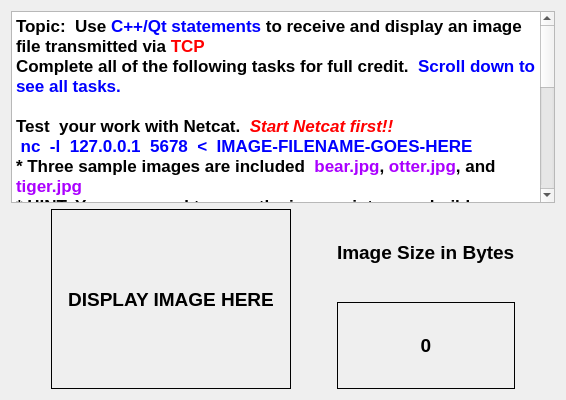
      <widget class="QWidget" name="tab">
       <attribute name="title">
        <string>P01</string>
       </attribute>
       <layout class="QVBoxLayout" name="verticalLayout_6">
        <item>
         <widget class="QTextBrowser" name="textBrowser_8">
          <property name="html">
           <string>&lt;!DOCTYPE HTML PUBLIC &quot;-//W3C//DTD HTML 4.0//EN&quot; &quot;http://www.w3.org/TR/REC-html40/strict.dtd&quot;&gt;
&lt;html&gt;&lt;head&gt;&lt;meta name=&quot;qrichtext&quot; content=&quot;1&quot; /&gt;&lt;style type=&quot;text/css&quot;&gt;
p, li { white-space: pre-wrap; }
&lt;/style&gt;&lt;/head&gt;&lt;body style=&quot; font-family:'Sans Serif'; font-size:9pt; font-weight:400; font-style:normal;&quot;&gt;
&lt;p style=&quot; margin-top:0px; margin-bottom:0px; margin-left:0px; margin-right:0px; -qt-block-indent:0; text-indent:0px;&quot;&gt;&lt;span style=&quot; font-family:'.Lucida Grande UI'; font-size:13pt; font-weight:600;&quot;&gt;Topic:  Use &lt;/span&gt;&lt;span style=&quot; font-family:'.Lucida Grande UI'; font-size:13pt; font-weight:600; color:#0000ff;&quot;&gt;C++/Qt statements&lt;/span&gt;&lt;span style=&quot; font-family:'.Lucida Grande UI'; font-size:13pt; font-weight:600;&quot;&gt; to receive and display an image file transmitted via &lt;/span&gt;&lt;span style=&quot; font-family:'.Lucida Grande UI'; font-size:13pt; font-weight:600; color:#ff0000;&quot;&gt;TCP&lt;/span&gt;&lt;/p&gt;
&lt;p style=&quot; margin-top:0px; margin-bottom:0px; margin-left:0px; margin-right:0px; -qt-block-indent:0; text-indent:0px;&quot;&gt;&lt;span style=&quot; font-family:'.Lucida Grande UI'; font-size:13pt; font-weight:600;&quot;&gt;Complete all of the following tasks for full credit.  &lt;/span&gt;&lt;span style=&quot; font-family:'.Lucida Grande UI'; font-size:13pt; font-weight:600; color:#0000ff;&quot;&gt;Scroll down to see all tasks.&lt;/span&gt;&lt;/p&gt;
&lt;p style=&quot;-qt-paragraph-type:empty; margin-top:0px; margin-bottom:0px; margin-left:0px; margin-right:0px; -qt-block-indent:0; text-indent:0px; font-family:'.Lucida Grande UI'; font-size:13pt; font-weight:600; color:#0000ff;&quot;&gt;&lt;br /&gt;&lt;/p&gt;
&lt;p style=&quot; margin-top:0px; margin-bottom:0px; margin-left:0px; margin-right:0px; -qt-block-indent:0; text-indent:0px;&quot;&gt;&lt;span style=&quot; font-family:'.Lucida Grande UI'; font-size:13pt; font-weight:600;&quot;&gt;Test  your work with Netcat.  &lt;/span&gt;&lt;span style=&quot; font-family:'.Lucida Grande UI'; font-size:13pt; font-weight:600; font-style:italic; color:#ff0000;&quot;&gt;Start Netcat first!!&lt;/span&gt;&lt;/p&gt;
&lt;p style=&quot; margin-top:0px; margin-bottom:0px; margin-left:0px; margin-right:0px; -qt-block-indent:0; text-indent:0px;&quot;&gt;&lt;span style=&quot; font-family:'.Lucida Grande UI'; font-size:13pt; font-weight:600;&quot;&gt; &lt;/span&gt;&lt;span style=&quot; font-family:'.Lucida Grande UI'; font-size:13pt; font-weight:600; color:#0000ff;&quot;&gt;nc  -l  127.0.0.1  5678  &amp;lt;  IMAGE-FILENAME-GOES-HERE&lt;/span&gt;&lt;/p&gt;
&lt;p style=&quot; margin-top:0px; margin-bottom:0px; margin-left:0px; margin-right:0px; -qt-block-indent:0; text-indent:0px;&quot;&gt;&lt;span style=&quot; font-family:'.Lucida Grande UI'; font-size:13pt; font-weight:600;&quot;&gt;* Three sample images are included  &lt;/span&gt;&lt;span style=&quot; font-family:'.Lucida Grande UI'; font-size:13pt; font-weight:600; color:#aa00ff;&quot;&gt;bear.jpg&lt;/span&gt;&lt;span style=&quot; font-family:'.Lucida Grande UI'; font-size:13pt; font-weight:600;&quot;&gt;, &lt;/span&gt;&lt;span style=&quot; font-family:'.Lucida Grande UI'; font-size:13pt; font-weight:600; color:#aa00ff;&quot;&gt;otter.jpg&lt;/span&gt;&lt;span style=&quot; font-family:'.Lucida Grande UI'; font-size:13pt; font-weight:600;&quot;&gt;, and &lt;/span&gt;&lt;span style=&quot; font-family:'.Lucida Grande UI'; font-size:13pt; font-weight:600; color:#aa00ff;&quot;&gt;tiger.jpg&lt;/span&gt;&lt;/p&gt;
&lt;p style=&quot; margin-top:0px; margin-bottom:0px; margin-left:0px; margin-right:0px; -qt-block-indent:0; text-indent:0px;&quot;&gt;&lt;span style=&quot; font-family:'.Lucida Grande UI'; font-size:13pt; font-weight:600;&quot;&gt;* HINT: You may need to copy the images into your build directory&lt;/span&gt;&lt;/p&gt;
&lt;p style=&quot;-qt-paragraph-type:empty; margin-top:0px; margin-bottom:0px; margin-left:0px; margin-right:0px; -qt-block-indent:0; text-indent:0px; font-family:'.Lucida Grande UI'; font-size:13pt; font-weight:600;&quot;&gt;&lt;br /&gt;&lt;/p&gt;
&lt;p style=&quot; margin-top:0px; margin-bottom:0px; margin-left:0px; margin-right:0px; -qt-block-indent:0; text-indent:0px;&quot;&gt;&lt;span style=&quot; font-family:'.Lucida Grande UI'; font-size:13pt; font-weight:600;&quot;&gt;* Add Qt/C++ statement(s) to perform the following tasks &lt;/span&gt;&lt;/p&gt;
&lt;p style=&quot; margin-top:0px; margin-bottom:0px; margin-left:0px; margin-right:0px; -qt-block-indent:0; text-indent:0px;&quot;&gt;&lt;span style=&quot; font-family:'.Lucida Grande UI'; font-size:13pt; font-weight:600;&quot;&gt;**  &lt;/span&gt;&lt;span style=&quot; font-family:'.Lucida Grande UI'; font-size:13pt; font-weight:600; color:#000000;&quot;&gt;Read from&lt;/span&gt;&lt;span style=&quot; font-family:'.Lucida Grande UI'; font-size:13pt; font-weight:600;&quot;&gt; the&lt;/span&gt;&lt;span style=&quot; font-family:'.Lucida Grande UI'; font-size:13pt; font-weight:600; color:#0000ff;&quot;&gt; TCP socket &lt;/span&gt;&lt;span style=&quot; font-family:'.Lucida Grande UI'; font-size:13pt; font-weight:600; color:#000000;&quot;&gt;into a QByteArray &lt;/span&gt;&lt;/p&gt;
&lt;p style=&quot; margin-top:0px; margin-bottom:0px; margin-left:0px; margin-right:0px; -qt-block-indent:0; text-indent:0px;&quot;&gt;&lt;span style=&quot; font-family:'.Lucida Grande UI'; font-size:13pt; font-weight:600;&quot;&gt;**  Load image into QPixmap object&lt;/span&gt;&lt;/p&gt;
&lt;p style=&quot; margin-top:0px; margin-bottom:0px; margin-left:0px; margin-right:0px; -qt-block-indent:0; text-indent:0px;&quot;&gt;&lt;span style=&quot; font-family:'.Lucida Grande UI'; font-size:13pt; font-weight:600;&quot;&gt;**  Scale pixmap to 240 x 180&lt;/span&gt;&lt;/p&gt;
&lt;p style=&quot; margin-top:0px; margin-bottom:0px; margin-left:0px; margin-right:0px; -qt-block-indent:0; text-indent:0px;&quot;&gt;&lt;span style=&quot; font-family:'.Lucida Grande UI'; font-size:13pt; font-weight:600;&quot;&gt;**  Load pixmap into &lt;/span&gt;&lt;span style=&quot; font-family:'.Lucida Grande UI'; font-size:13pt; font-weight:600; color:#ff0000;&quot;&gt;imageLabel&lt;/span&gt;&lt;/p&gt;
&lt;p style=&quot; margin-top:0px; margin-bottom:0px; margin-left:0px; margin-right:0px; -qt-block-indent:0; text-indent:0px;&quot;&gt;&lt;span style=&quot; font-family:'.Lucida Grande UI'; font-size:13pt; font-weight:600;&quot;&gt;**  Display image size in bytes within &lt;/span&gt;&lt;span style=&quot; font-family:'.Lucida Grande UI'; font-size:13pt; font-weight:600; color:#ff0000;&quot;&gt;bytesLabel&lt;/span&gt;&lt;/p&gt;
&lt;p style=&quot;-qt-paragraph-type:empty; margin-top:0px; margin-bottom:0px; margin-left:0px; margin-right:0px; -qt-block-indent:0; text-indent:0px;&quot;&gt;&lt;br /&gt;&lt;/p&gt;
&lt;p style=&quot; margin-top:0px; margin-bottom:0px; margin-left:0px; margin-right:0px; -qt-block-indent:0; text-indent:0px;&quot;&gt;&lt;span style=&quot; font-family:'.Lucida Grande UI'; font-size:13pt; font-weight:600;&quot;&gt;HINT:  the object names are &lt;/span&gt;&lt;span style=&quot; font-family:'.Lucida Grande UI'; font-size:13pt; font-weight:600; color:#ff0000;&quot;&gt;imageLabel&lt;/span&gt;&lt;span style=&quot; font-family:'.Lucida Grande UI'; font-size:13pt; font-weight:600;&quot;&gt; and &lt;/span&gt;&lt;span style=&quot; font-family:'.Lucida Grande UI'; font-size:13pt; font-weight:600; color:#ff0000;&quot;&gt;bytesLabel&lt;/span&gt;&lt;/p&gt;
&lt;p style=&quot; margin-top:0px; margin-bottom:0px; margin-left:0px; margin-right:0px; -qt-block-indent:0; text-indent:0px;&quot;&gt;&lt;span style=&quot; font-family:'.Lucida Grande UI'; font-size:13pt; font-weight:600;&quot;&gt;HINT:  ==&amp;gt; NO DATASTREAM OBJECTS &amp;lt;==&lt;/span&gt;&lt;/p&gt;
&lt;p style=&quot;-qt-paragraph-type:empty; margin-top:0px; margin-bottom:0px; margin-left:0px; margin-right:0px; -qt-block-indent:0; text-indent:0px; font-family:'.Lucida Grande UI'; font-size:13pt; font-weight:600; color:#000000;&quot;&gt;&lt;br /&gt;&lt;/p&gt;
&lt;p style=&quot; margin-top:0px; margin-bottom:0px; margin-left:0px; margin-right:0px; -qt-block-indent:0; text-indent:0px;&quot;&gt;&lt;span style=&quot; font-family:'.Lucida Grande UI'; font-size:13pt; font-weight:600; color:#ff0000;&quot;&gt;Do NOT use the Designer tool to modify the form itself or you will receive&lt;/span&gt;&lt;span style=&quot; font-family:'.Lucida Grande UI'; font-size:13pt; font-weight:600; color:#000000;&quot;&gt; zero credit (0 points).&lt;/span&gt;&lt;/p&gt;
&lt;p style=&quot;-qt-paragraph-type:empty; margin-top:0px; margin-bottom:0px; margin-left:0px; margin-right:0px; -qt-block-indent:0; text-indent:0px; font-family:'.Lucida Grande UI'; font-size:13pt; font-weight:600; color:#000000;&quot;&gt;&lt;br /&gt;&lt;/p&gt;&lt;/body&gt;&lt;/html&gt;</string>
          </property>
         </widget>
        </item>
        <item>
         <layout class="QHBoxLayout" name="horizontalLayout_4">
          <item>
           <spacer name="horizontalSpacer_5">
            <property name="orientation">
             <enum>Qt::Horizontal</enum>
            </property>
            <property name="sizeHint" stdset="0">
             <size>
              <width>40</width>
              <height>20</height>
             </size>
            </property>
           </spacer>
          </item>
          <item>
           <widget class="QLabel" name="imageLabel">
            <property name="minimumSize">
             <size>
              <width>240</width>
              <height>180</height>
             </size>
            </property>
            <property name="maximumSize">
             <size>
              <width>240</width>
              <height>180</height>
             </size>
            </property>
            <property name="font">
             <font>
              <pointsize>14</pointsize>
              <weight>75</weight>
              <bold>true</bold>
             </font>
            </property>
            <property name="frameShape">
             <enum>QFrame::Box</enum>
            </property>
            <property name="text">
             <string>DISPLAY IMAGE HERE</string>
            </property>
            <property name="alignment">
             <set>Qt::AlignCenter</set>
            </property>
           </widget>
          </item>
          <item>
           <spacer name="horizontalSpacer_6">
            <property name="orientation">
             <enum>Qt::Horizontal</enum>
            </property>
            <property name="sizeHint" stdset="0">
             <size>
              <width>40</width>
              <height>20</height>
             </size>
            </property>
           </spacer>
          </item>
          <item>
           <layout class="QVBoxLayout" name="verticalLayout_2">
            <item>
             <widget class="QLabel" name="label">
              <property name="font">
               <font>
                <pointsize>14</pointsize>
                <weight>75</weight>
                <bold>true</bold>
               </font>
              </property>
              <property name="text">
               <string>Image Size in Bytes</string>
              </property>
             </widget>
            </item>
            <item>
             <widget class="QLabel" name="bytesLabel">
              <property name="font">
               <font>
                <pointsize>14</pointsize>
                <weight>75</weight>
                <bold>true</bold>
               </font>
              </property>
              <property name="frameShape">
               <enum>QFrame::Panel</enum>
              </property>
              <property name="text">
               <string>0</string>
              </property>
              <property name="alignment">
               <set>Qt::AlignCenter</set>
              </property>
             </widget>
            </item>
           </layout>
          </item>
          <item>
           <spacer name="horizontalSpacer_7">
            <property name="orientation">
             <enum>Qt::Horizontal</enum>
            </property>
            <property name="sizeHint" stdset="0">
             <size>
              <width>40</width>
              <height>20</height>
             </size>
            </property>
           </spacer>
          </item>
         </layout>
        </item>
       </layout>
      </widget>
